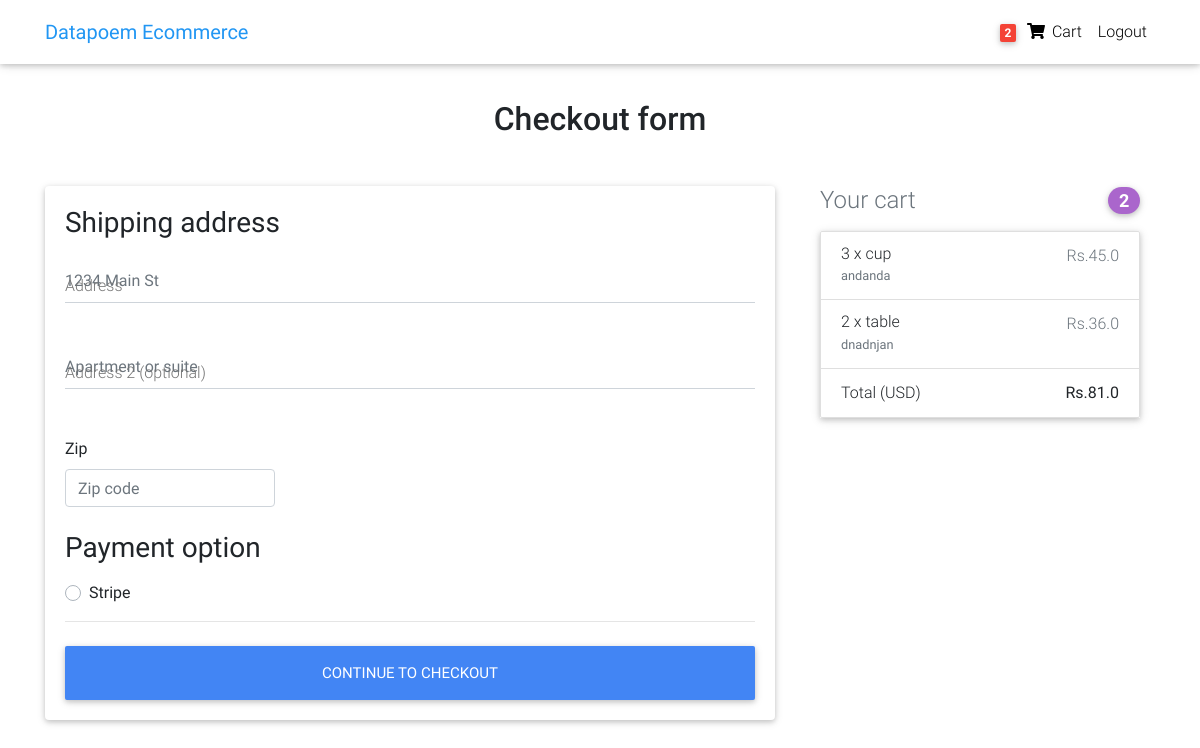
/checkout/ (signed in), run on an earlier commit of the app's database.
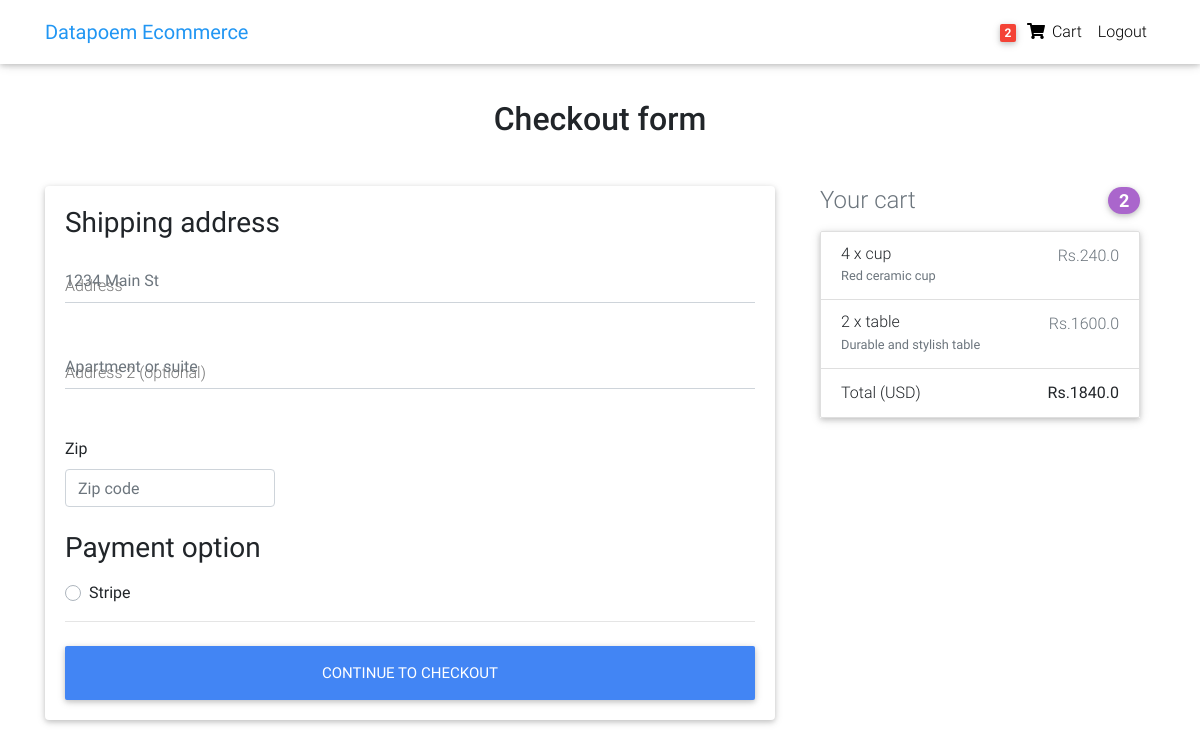
And on a later commit of the database.
### store/models.py (models this page shows, shortened)
class OrderItem(models.Model):
    user = models.ForeignKey(settings.AUTH_USER_MODEL,
                             on_delete=models.CASCADE)
    ordered = models.BooleanField(default=False)
    item = models.ForeignKey(Item, on_delete=models.CASCADE)
    quantity = models.IntegerField(default=1)
    def get_total_item_price(self):
        return self.quantity * self.item.price
    def get_final_price(self):
        return self.get_total_item_price()

class Item(models.Model):
    title = models.CharField(max_length=100)
    price = models.FloatField()
    description = models.TextField()
    image = models.ImageField()

class Order(models.Model):
    user = models.ForeignKey(settings.AUTH_USER_MODEL,
                             on_delete=models.CASCADE)
    items = models.ManyToManyField(OrderItem)
    start_date = models.DateTimeField(auto_now_add=True)
    ordered_date = models.DateTimeField()
    ordered = models.BooleanField(default=False)
    shipping_address = models.ForeignKey(
        'Address', related_name='shipping_address', on_delete=models.SET_NULL, blank=True, null=True)
    billing_address = models.ForeignKey(
        'Address', related_name='billing_address', on_delete=models.SET_NULL, blank=True, null=True)
    payment = models.ForeignKey(
        'Payment', on_delete=models.SET_NULL, blank=True, null=True)
    being_delivered = models.BooleanField(default=False)
    def get_total(self):
        total = 0
        for order_item in self.items.all():
            total += order_item.get_final_price()
        return total

### store/views.py (the view, shortened to what this page needs)
# urls.py: path('checkout/', views.checkout, name='checkout'),
def checkout(request):
    order = Order.objects.get(user=request.user, ordered=False)
    form = CheckoutForm(request.POST or None)
    context = {
        'form': form,
        'order': order
    }
    return render(request, 'checkout.html', context)

### store/forms.py
class CheckoutForm(forms.Form):
    shipping_address = forms.CharField(required=False)
    shipping_address2 = forms.CharField(required=False)
    shipping_country = CountryField(blank_label='(select country)').formfield(
        required=False,
        widget=CountrySelectWidget(attrs={
            'class': 'custom-select d-block w-100',
        }))
    shipping_zip = forms.CharField(required=False)
    payment_option = forms.ChoiceField(
        widget=forms.RadioSelect, choices=PAYMENT_CHOICES)

### store/templatetags/cart_tag.py (called while the page is built)
@register.filter
def cart_item_count(user):
    if user.is_authenticated:
        qs = Order.objects.filter(user=user, ordered=False)
        if qs.exists():
            return qs[0].items.count()
    return 0

### templates/checkout.html (shortened to what this page needs)
{% extends "base.html" %}
{% load crispy_forms_tags %}
{% block content %}
  <main >
    <div class="container wow fadeIn">
      <h2 class="my-5 h2 text-center">Checkout form</h2>
      <div class="row">
        <div class="col-md-8 mb-4">
          <div class="card">
            <form method="POST" class="card-body">
              <h3>Shipping address</h3>
              <div class='hideable_shipping_form'>
                <div class="md-form mb-5">
                  <input type='text' placeholder='1234 Main St' id='shipping_address' name='shipping_address' class='form-control' />
                  <label for="shipping_address" class="">Address</label>
                </div>
                <div class="md-form mb-5">
                  <input type='text' placeholder='Apartment or suite' id='shipping_address2' name='shipping_address2' class='form-control' />
                  <label for="shipping_address2" class="">Address 2 (optional)</label>
                </div>
                <div class="row">
                  <div class="col-lg-4 col-md-6 mb-4">
                    <label for="shipping_zip">Zip</label>
                    <input type='text' placeholder='Zip code' id='shipping_zip' name='shipping_zip' class='form-control' />
                  </div>
                </div>
              </div>
              <h3>Payment option</h3>
              <div class="d-block my-3">
                {% for value, name in form.fields.payment_option.choices %}
                <div class="custom-control custom-radio">
                  <label class="custom-control-label" for="{{ name }}">{{ name }}</label>
                </div>
                {% endfor %}
              </div>
              <hr class="mb-4">
              <button class="btn btn-primary btn-lg btn-block" type="submit">Continue to checkout</button>
            </form>
          </div>
        </div>
        <div class="col-md-4 mb-4">
          {% include "order_snippet.html" %}
        </div>
      </div>
    </div>
  </main>
{% endblock content %}

### templates/order_snippet.html (shortened to what this page needs)
<div class="col-md-12 mb-4">
    <h4 class="d-flex justify-content-between align-items-center mb-3">
    <span class="text-muted">Your cart</span>
    <span class="badge badge-secondary badge-pill">{{ order.items.count }}</span>
    </h4>
    <ul class="list-group mb-3 z-depth-1">
    {% for order_item in order.items.all %}
    <li class="list-group-item d-flex justify-content-between lh-condensed">
        <div>
        <h6 class="my-0">{{ order_item.quantity }} x {{ order_item.item.title}}</h6>
        <small class="text-muted">{{ order_item.item.description}}</small>
        </div>
        <span class="text-muted">Rs.{{ order_item.get_final_price }}</span>
    </li>
    {% endfor %}
    <li class="list-group-item d-flex justify-content-between">
        <span>Total (USD)</span>
        <strong>Rs.{{ order.get_total }}</strong>
    </li>
    </ul>
</div>

What changed in the data, as far as the page shows it:
changed through a linked row, Order: get_total "81.0" → "1840.0"
changed OrderItem "cup": quantity "3" → "4"; item.description "andanda" → "Red ceramic cup"; get_final_price "45.0" → "240.0"
changed through a linked row, OrderItem "table": item.description "dnadnjan" → "Durable and stylish table"; get_final_price "36.0" → "1600.0"
